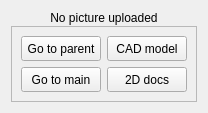
                <widget class="QWidget" name="parentPictureContaineer" native="true">
                 <layout class="QVBoxLayout" name="verticalLayout_18">
                  <property name="spacing">
                   <number>1</number>
                  </property>
                  <item alignment="Qt::AlignHCenter">
                   <widget class="QLabel" name="constructPicture">
                    <property name="sizePolicy">
                     <sizepolicy hsizetype="Fixed" vsizetype="Fixed">
                      <horstretch>0</horstretch>
                      <verstretch>0</verstretch>
                     </sizepolicy>
                    </property>
                    <property name="minimumSize">
                     <size>
                      <width>0</width>
                      <height>0</height>
                     </size>
                    </property>
                    <property name="text">
                     <string>No picture uploaded</string>
                    </property>
                    <property name="alignment">
                     <set>Qt::AlignCenter</set>
                    </property>
                   </widget>
                  </item>
                  <item>
                   <widget class="QFrame" name="frame_5">
                    <property name="frameShape">
                     <enum>QFrame::StyledPanel</enum>
                    </property>
                    <property name="frameShadow">
                     <enum>QFrame::Raised</enum>
                    </property>
                    <layout class="QVBoxLayout" name="verticalLayout_11">
                     <item>
                      <layout class="QGridLayout" name="gridLayout">
                       <item row="0" column="1">
                        <widget class="QPushButton" name="showCADmodelBtn">
                         <property name="minimumSize">
                          <size>
                           <width>0</width>
                           <height>25</height>
                          </size>
                         </property>
                         <property name="text">
                          <string>CAD model</string>
                         </property>
                         <property name="icon">
                          <iconset resource="../resources.qrc">
                           <normaloff>:/Icons/Icons/box.svg</normaloff>:/Icons/Icons/box.svg</iconset>
                         </property>
                        </widget>
                       </item>
                       <item row="3" column="1">
                        <widget class="QPushButton" name="show2DdocsBtn">
                         <property name="minimumSize">
                          <size>
                           <width>0</width>
                           <height>25</height>
                          </size>
                         </property>
                         <property name="text">
                          <string>2D docs</string>
                         </property>
                         <property name="icon">
                          <iconset resource="../resources.qrc">
                           <normaloff>:/Icons/Icons/file.svg</normaloff>:/Icons/Icons/file.svg</iconset>
                         </property>
                        </widget>
                       </item>
                       <item row="0" column="0">
                        <widget class="QPushButton" name="showParentConstructionBtn">
                         <property name="minimumSize">
                          <size>
                           <width>0</width>
                           <height>25</height>
                          </size>
                         </property>
                         <property name="text">
                          <string>Go to parent</string>
                         </property>
                         <property name="icon">
                          <iconset resource="../resources.qrc">
                           <normaloff>:/Icons/Icons/chevron-left.svg</normaloff>:/Icons/Icons/chevron-left.svg</iconset>
                         </property>
                        </widget>
                       </item>
                       <item row="3" column="0">
                        <widget class="QPushButton" name="goToMainConstructionBtn">
                         <property name="minimumSize">
                          <size>
                           <width>0</width>
                           <height>25</height>
                          </size>
                         </property>
                         <property name="text">
                          <string>Go to main</string>
                         </property>
                         <property name="icon">
                          <iconset resource="../resources.qrc">
                           <normaloff>:/Icons/Icons/chevrons-left.svg</normaloff>:/Icons/Icons/chevrons-left.svg</iconset>
                         </property>
                        </widget>
                       </item>
                      </layout>
                     </item>
                    </layout>
                   </widget>
                  </item>
                 </layout>
                </widget>
